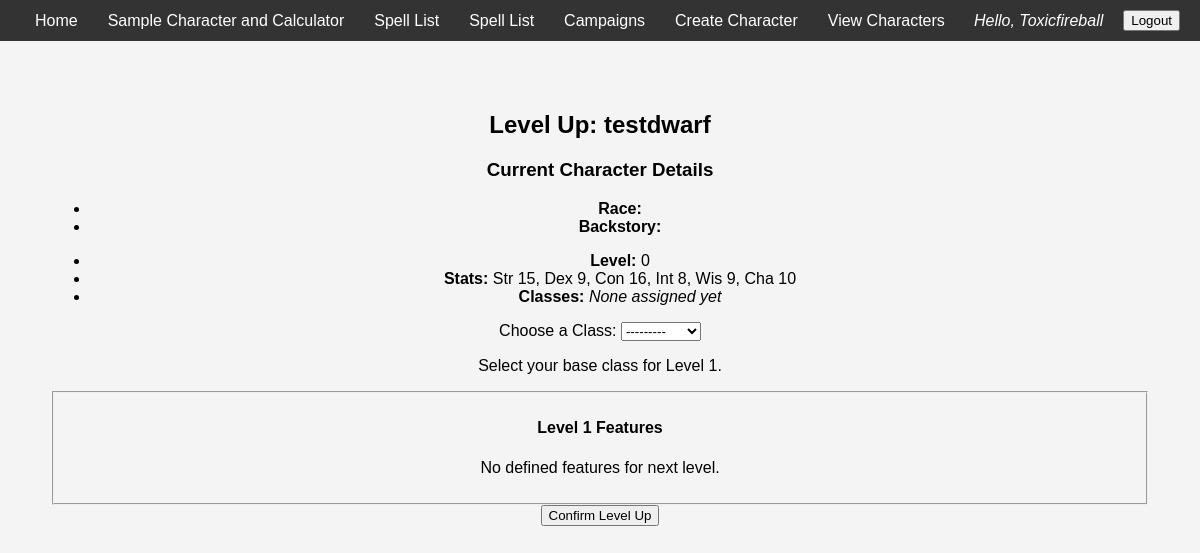
/characters/3/level-up/ (signed in), run on the app's committed database.
### characters/models.py (models this page shows, shortened)
class Character(models.Model):
    user               = models.ForeignKey(User, on_delete=models.CASCADE, related_name='characters')
    name               = models.CharField(max_length=255)
    race               = models.CharField(max_length=50)
    subrace            = models.CharField(max_length=50, blank=True)
    half_elf_origin    = models.CharField(max_length=20, blank=True)
    bg_combo           = models.CharField(max_length=10, blank=True)
    main_background    = models.CharField(max_length=50, blank=True)
    side_background_1  = models.CharField(max_length=50, blank=True)
    side_background_2  = models.CharField(max_length=50, blank=True)
    HP = models.IntegerField(blank=True, null = True)
    temp_HP = models.IntegerField( blank=True,  null = True)
    strength           = models.IntegerField(default=8)
    dexterity          = models.IntegerField(default=8)
    constitution       = models.IntegerField(default=8)
    intelligence       = models.IntegerField(default=8)
    wisdom             = models.IntegerField(default=8)
    charisma           = models.IntegerField(default=8)
    level              = models.PositiveIntegerField(default=0)
    backstory          = models.TextField(blank=True)
    campaign           = models.ForeignKey(
                            Campaign,
                            on_delete=models.SET_NULL,
                            null=True, blank=True,
                            related_name="characters"
                        )
    created_at         = models.DateTimeField(auto_now_add=True)

### characters/views.py (the view, shortened to what this page needs)
# urls.py: path('<int:char_id>/level-up/', views.level_up, name='level_up'),
@login_required
def level_up(request, char_id):
    character = get_object_or_404(Character, id=char_id, user=request.user)
    form = LevelUpForm(request.POST or None, character=character)
    if character.level == 0:
        default_class = CharacterClass.objects.first()
        next_lvl = 1
    preview_features = []
    if default_class and next_lvl:
        try:
            cl = ClassLevel.objects.get(character_class=default_class, level=next_lvl)
            preview_features = cl.features
        except ClassLevel.DoesNotExist:
            preview_features = []
    feature_options = {
        'WZ11A': [
            'Abjuration','Conjuration','Divination','Enchantment','Evocation',
            'Illusion','Necromancy','Transmutation','War Magic','Biomancy',
            'Chronology','Psionics','Elemental Magic','Battle Mages'
        ]
    }
    context = {
        'character': character,
        'form': form,
        'total_level': character.level,
        'class_breakdown': character.class_progress.all(),
        'preview_features': preview_features,
        'feature_options': feature_options,
    }
    return render(request, 'characters/level_up.html', context)

### characters/forms.py
class LevelUpForm(forms.Form):
    base_class = forms.ModelChoiceField(
        queryset=CharacterClass.objects.all(),
        required=False,
        label="Choose a Class"
    )
    advance_class = forms.ModelChoiceField(
        queryset=CharacterClass.objects.none(),
        required=False,
        label="Advance which Class"
    )
    def __init__(self, *args, character=None, **kwargs):
        super().__init__(*args, **kwargs)
        if character:
            qs = CharacterClassProgress.objects.filter(character=character)
            self.fields['advance_class'].queryset = CharacterClass.objects.filter(
                pk__in=[p.character_class.pk for p in qs]
            )
        else:
            self.fields['advance_class'].queryset = CharacterClass.objects.none()

### characters/models.py (called while the page is built)
    def __str__(self):
        return self.name

### characters/templates/characters/level_up.html (shortened to what this page needs)
{% extends "base.html" %}
{% block content %}
<h2>Level Up: {{ character.name }}</h2>
<div class="character-summary">
  <h3>Current Character Details</h3>
  <ul>
    <li><strong>Race:</strong> {{ character.final_race }}</li>
    <li><strong>Backstory:</strong> {{ character.backstory|linebreaks }}</li>
    <li><strong>Level:</strong> {{ total_level }}</li>
    <li><strong>Stats:</strong>
      Str {{ character.strength }}, Dex {{ character.dexterity }}, Con {{ character.constitution }},
      Int {{ character.intelligence }}, Wis {{ character.wisdom }}, Cha {{ character.charisma }}
    </li>
    <li><strong>Classes:</strong>
      {% if class_breakdown %}
        <ul>
          {% for p in class_breakdown %}
            <li>{{ p.character_class.name }}: Level {{ p.levels }}</li>
          {% endfor %}
        </ul>
      {% else %}
        <em>None assigned yet</em>
      {% endif %}
    </li>
  </ul>
</div>
<form method="post" id="levelUpForm">
  {% if total_level == 0 %}
    <div class="form-group">
      {{ form.base_class.label_tag }} {{ form.base_class }}
      <p>Select your base class for Level 1.</p>
    </div>
  {% else %}
    <div class="form-group">
      {{ form.advance_class.label_tag }} {{ form.advance_class }}
      <p>Choose which class to advance to Level {{ total_level|add:"1" }}.</p>
    </div>
  {% endif %}
  <fieldset>
      <h4>Level {{ total_level|add:"1" }} Features</h4>
      {% if features_data %}
        {% for feat in features_data %}
          <div>
           <label>{{ feat.tag }}</label>
            {% if feat.options %}
              <select name="feature_{{ feat.tag }}">
                <option value="">-- select --</option>
                {% for opt in feat.options %}
                  <option value="{{ opt }}">{{ opt }}</option>
               {% endfor %}
              </select>
            {% else %}
              <input
                type="text"
                name="feature_{{ feat.tag }}"
                placeholder="Provide {{ feat.tag }} details"
              />
            {% endif %}
          </div>
        {% endfor %}
      {% else %}
       <p>No defined features for next level.</p>
     {% endif %}
  </fieldset>
  <button type="submit">Confirm Level Up</button>
</form>
{% endblock %}

### templates/base.html (shortened to what this page needs)
{% load static %}
<!DOCTYPE html>
<html lang="en">
<head>
</head>
<body>
  <div class="navbar">
    <div class="nav-links">
      <a href="{% url 'home' %}">Home</a>
      <a href="{% url 'character_creator' %}">Sample Character and Calculator</a>
      <a href="{% url 'characters:spell_list' %}">Spell List</a>
      <a href="{% url 'characters:feat_list' %}">Spell List</a>
      {% if user.is_authenticated %}
        <a href="{% url 'campaigns:campaign_list' %}">Campaigns</a>
      {% endif %}
      {% if user.is_authenticated %}
      <a href="{% url 'characters:create_character' %}">Create Character</a>
      {% endif %}
      {% if user.is_authenticated %}
      <a href="{% url 'characters:character_list' %}">View Characters</a>
      {% endif %}
    </div>
    <div class="nav-links">
      {% if user.is_authenticated %}
        <span class="user-info">Hello, {{ user.username }}</span>
        <form action="{% url 'accounts:logout' %}" method="post" style="display:inline;">
            <button type="submit">Logout</button>
          </form>
      {% else %}
        <a href="{% url 'accounts:login' %}">Login</a>
        <a href="{% url 'accounts:register' %}">Register</a>
      {% endif %}
    </div>
  </div>
  <div class="content">
    {% block content %}{% endblock %}
  </div>
</body>
</html>

### templates/base.html (style rules this page uses)
body { font-family: Arial, sans-serif; margin: 0; padding: 0; background-color: #f4f4f4; }
.navbar { background-color: #333; color: white; padding: 10px 20px; display: flex; justify-content: space-between; align-items: center; }
.navbar a { color: white; text-decoration: none; margin: 0 15px; }
.navbar .nav-links { display: flex; align-items: center; }
.navbar .user-info { margin-right: 20px; font-style: italic; }
.content { text-align: center; padding: 50px; }

### data on the page
Character: name "testdwarf", strength "15", dexterity "9", constitution "16", intelligence "8", wisdom "9", charisma "10"

### other printed values
{{ user.username }} "Toxicfireball"
{{ total_level }} "0"
{{ total_level|add:"1" }} "1"
